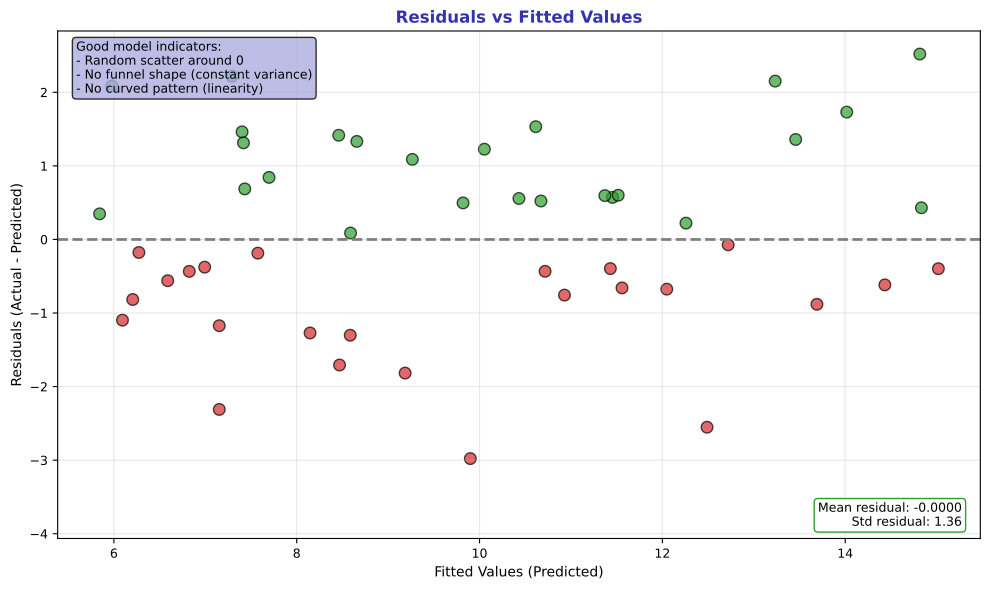

Write Python code to recreate this figure.
"""Residuals - Checking model quality via residuals vs fitted"""
import matplotlib.pyplot as plt
import numpy as np
from pathlib import Path

plt.rcParams.update({
    'font.size': 10,
    'axes.labelsize': 10,
    'axes.titlesize': 11,
    'xtick.labelsize': 9,
    'ytick.labelsize': 9,
    'legend.fontsize': 9,
    'figure.figsize': (10, 6),
    'figure.dpi': 150
})

MLPURPLE = '#3333B2'
MLLAVENDER = '#ADADE0'
MLBLUE = '#0066CC'
MLORANGE = '#FF7F0E'
MLGREEN = '#2CA02C'
MLRED = '#D62728'

np.random.seed(42)

fig, ax = plt.subplots(figsize=(10, 6))

# Generate data
n = 50
x = np.random.uniform(5, 25, n)
y = 3 + 0.5 * x + np.random.normal(0, 1.5, n)

# Fit model
slope = np.sum((x - x.mean()) * (y - y.mean())) / np.sum((x - x.mean())**2)
intercept = y.mean() - slope * x.mean()
y_pred = intercept + slope * x
residuals = y - y_pred

# Color by residual sign
colors = [MLGREEN if r >= 0 else MLRED for r in residuals]
ax.scatter(y_pred, residuals, c=colors, s=70, alpha=0.7, edgecolors='black')

# Add horizontal line at 0
ax.axhline(0, color='gray', linewidth=2, linestyle='--', label='Zero line')

ax.set_title('Residuals vs Fitted Values', fontsize=12, fontweight='bold', color=MLPURPLE)
ax.set_xlabel('Fitted Values (Predicted)', fontsize=10)
ax.set_ylabel('Residuals (Actual - Predicted)', fontsize=10)
ax.grid(alpha=0.3)

# Add interpretation box
interpretation = 'Good model indicators:\n- Random scatter around 0\n- No funnel shape (constant variance)\n- No curved pattern (linearity)'
ax.text(0.02, 0.98, interpretation, transform=ax.transAxes, fontsize=9, va='top',
        bbox=dict(boxstyle='round', facecolor=MLLAVENDER, alpha=0.8))

# Add stats
stats_text = f'Mean residual: {residuals.mean():.4f}\nStd residual: {residuals.std():.2f}'
ax.text(0.98, 0.02, stats_text, transform=ax.transAxes, fontsize=9, ha='right', va='bottom',
        bbox=dict(boxstyle='round', facecolor='white', edgecolor=MLGREEN, linewidth=1))

plt.tight_layout()
plt.savefig(Path(__file__).parent / 'chart.pdf', dpi=300, bbox_inches='tight')
plt.close()
